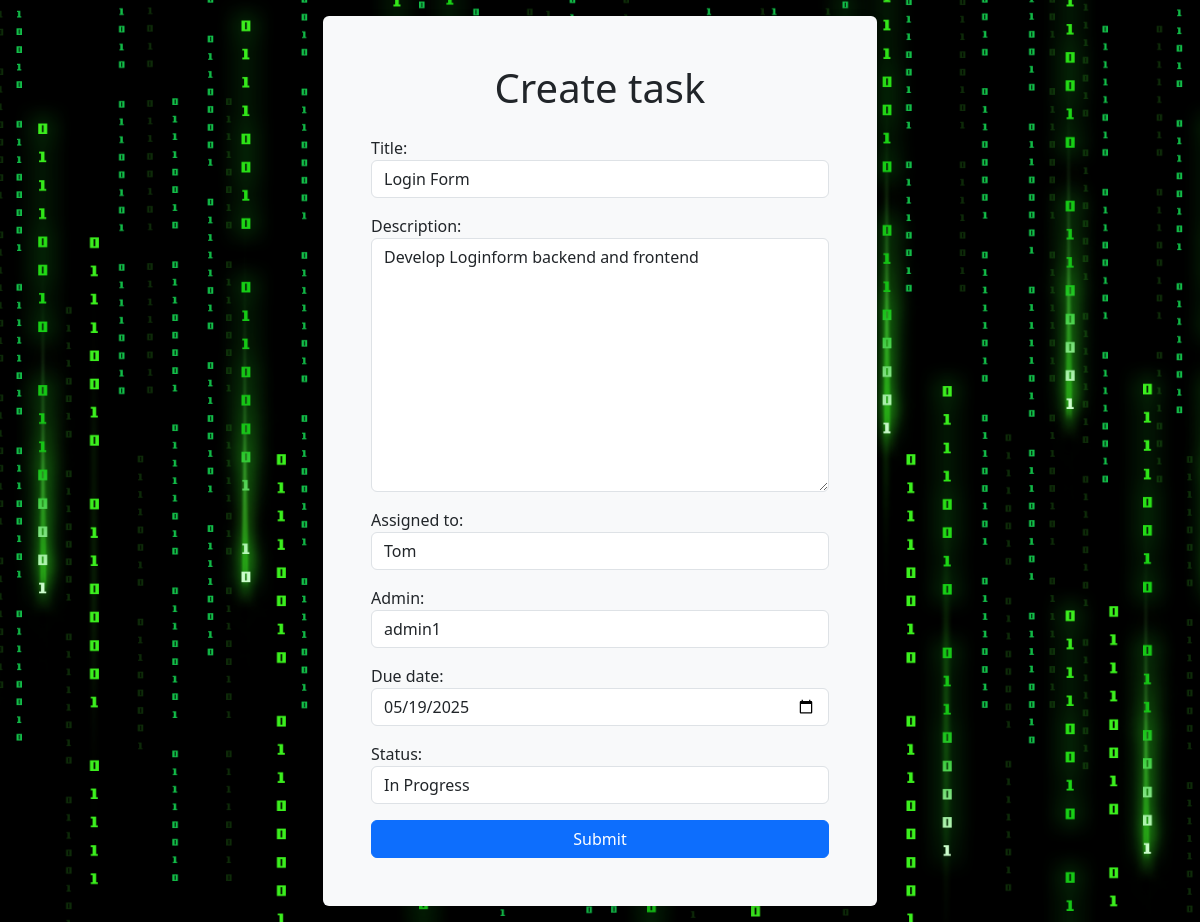
The app's page /task/taskupdate/9/ (signed in) with its own data.
### taskapp/models.py (models this page shows, shortened)
class Task(models.Model):
    STATUS_CHOICES = (
        ('pending', 'Pending'),
        ('in_progress', 'In Progress'),
        ('completed', 'Completed')
    )
    title = models.CharField(max_length=100)
    description = models.TextField()
    created_at = models.DateTimeField(auto_now_add=True)
    assigned_to = models.ForeignKey(User, on_delete=models.CASCADE, related_name='assigned_tasks', null=True, blank=True)
    due_date = models.DateTimeField(null=True, blank=True)
    admin = models.ForeignKey(User,on_delete=models.CASCADE,null=True,blank=False)
    status = models.CharField(max_length=20, choices=STATUS_CHOICES, default='pending')

### taskapp/views.py (the view, shortened to what this page needs)
# urls.py: path('taskupdate/<int:pk>/',views.TaskUpdateView.as_view(), name='task-update'),
class TaskUpdateView(AdminPermissionmixin,UpdateView):
    model = Task
    form_class = TaskForm
    template_name = 'task_form.html'

### taskapp/forms.py
class TaskForm(forms.ModelForm):
    class Meta:
        model = Task
        fields = ['title', 'description', 'assigned_to', 'admin', 'due_date', 'status']
        widgets = {
            'title': forms.TextInput(attrs={'class': 'form-control'}),
            'description': forms.Textarea(attrs={'class': 'form-control'}),
            'admin': forms.Select(attrs={'class': 'form-control'}),
            'assigned_to': forms.Select(attrs={'class': 'form-control'}),
            'due_date': forms.DateInput(attrs={'class': 'form-control', 'type': 'date'}),
            'status': forms.Select(attrs={'class': 'form-control'}),
        }

### taskapp/models.py (called while the page is built)
    def __str__(self):
        return self.username

### taskapp/views.py (called while the page is built)
    def test_func(self):
        return self.request.user.is_superuser or self.request.user.is_staff

### taskapp/templates/task_form.html (shortened to what this page needs)
{% load static %}
<!DOCTYPE html>
<html lang="en">
<head>
  <link href="https://cdn.jsdelivr.net/npm/bootstrap@5.3.3/dist/css/bootstrap.min.css" rel="stylesheet">
</head>
<body class="bg-light">
  <div
    class="d-flex justify-content-center align-items-center min-vh-100"
    style="background-image: url('{% static 'images/home.png' %}'); background-size: cover; background-position: center; background-repeat: no-repeat;"
  >
    <div class="container">
      <div class="row justify-content-center">
        <div class="col-6 p-2 m-2">
          <div class="bg-light p-5 rounded shadow">
            <form method="post">
              <h1 class="text-center mb-4">Create task</h1>
              {{ form.as_p }}
              <div class="text-center mt-3">
                <button type="submit" class="btn btn-primary w-100">Submit</button>
              </div>
            </form>
          </div>
        </div>
      </div>
    </div>
  </div>
</body>
</html>

### records on screen
Task: title "Login Form", description "Develop Loginform backend and frontend", assigned_to "Tom", admin "admin1", due_date "05/19/2025", status "In Progress"
